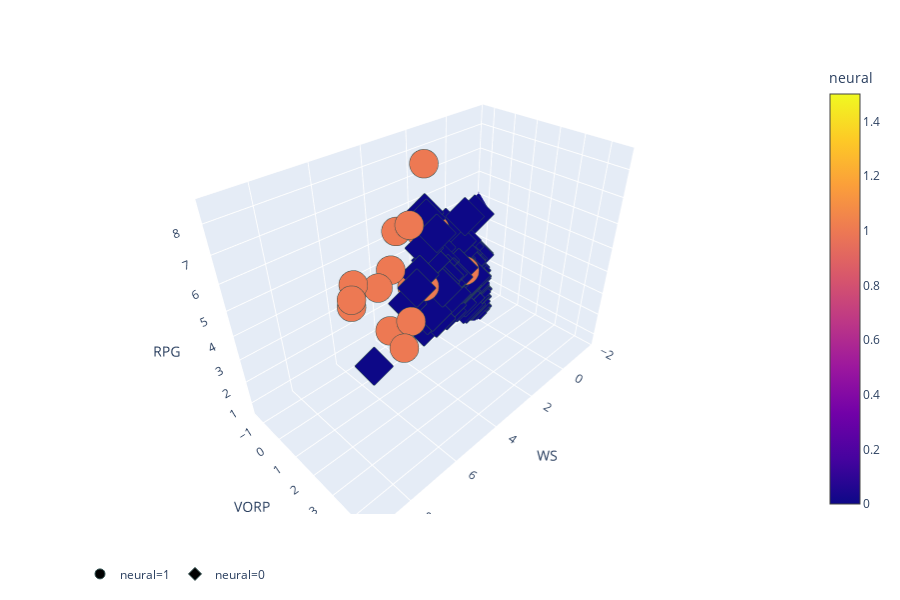

Notebook code for this chart:
### Code cell
fig = px.scatter_3d(test_master_w_predictions, x='WS', y='VORP', z='RPG',
            color='neural', 
            hover_name='Player_name', 
            hover_data=['USG%', 'PER', 'MP', 'VORP', 'Age'], 
            symbol='neural')
fig.update_traces(marker=dict(size=10,
                              line=dict(width=1,
                                        color='DarkSlateGrey')),
                  selector=dict(mode='markers'))

# fig.update_layout(scene=dict(xaxis=dict(range=[-15,10],),))
fig.update_layout(legend_orientation="h")
fig.show()
# plotly.offline.plot(fig, filename='html_files/aggregated_nn_ws_vorp_MP.html')

### Figure 1 — Plotly figure (JSON) as saved in the notebook; plotly's stock layout.template omitted (floating-point values rounded to 4 significant figures; data arrays with more than 128 entries replaced by an {"elided": "..."} marker saying what was removed)
{"data": [{"customdata": [[15.8, 17.9, 1913, 2.4, 21], [15.9, 18.5, 2096, 2.4, 20], [24.5, 18.1, 2546, 2, 21], [23.8, 14, 2314, 0.2, 23], [25.1, 17.1, 1682, 0, 21], [31.6, 17.2, 2598, 1.7, 22], [22.1, 15.1, 2455, 0.8, 20], [22.8, 16.1, 2565, 1.2, 20], [22.1, 17.5, 1810, 0.8, 21], [22.3, 20, 2732, 4.6, 21], [28.6, 14.6, 2730, -0.2, 20], [17.6, 19.2, 1064, 0.8, 23], [18.7, 13.7, 1761, 0.4, 22], [18.6, 18.6, 1193, 1.1, 23], [24.3, 17.4, 2164, 1.2, 21], [26.6, 15.3, 1811, 0.7, 20], [19.5, 18.5, 2541, 2.8, 20]], "hoverlabel": {"namelength": 0}, "hovertemplate": "<b>%{hovertext}</b><br><br>neural=%{marker.color}<br>WS=%{x}<br>VORP=%{customdata[3]}<br>RPG=%{z}<br>USG%=%{customdata[0]}<br>PER=%{customdata[1]}<br>MP=%{customdata[2]}<br>Age=%{customdata[4]}", "hovertext": ["Bam Adebayo", "Jarrett Allen", "De'Aaron Fox", "Kyle Kuzma", "Lauri Markkanen", "Donovan Mitchell", "Jayson Tatum", "Jamal Murray", "Domantas Sabonis", "Ben Simmons", "Devin Booker", "Montrezl Harrell", "Rondae Hollis-Jefferson", "Richaun Holmes", "Kristaps Porzingis", "D'Angelo Russell", "Myles Turner"], "legendgroup": "neural=1", "marker": {"color": [1, 1, 1, 1, 1, 1, 1, 1, 1, 1, 1, 1, 1, 1, 1, 1, 1], "coloraxis": "coloraxis", "line": {"color": "DarkSlateGrey", "width": 1}, "size": 10, "symbol": "circle"}, "mode": "markers", "name": "neural=1", "scene": "scene", "showlegend": true, "type": "scatter3d", "x": [6.8, 7.6, 5.6, 3.1, 2.7, 5, 5, 5.5, 4.7, 9.2, 2, 4.1, 2.6, 3.8, 4.5, 1.3, 8], "y": [2.4, 2.4, 2, 0.2, 0, 1.7, 0.8, 1.2, 0.8, 4.6, -0.2, 0.8, 0.4, 1.1, 1.2, 0.7, 2.8], "z": [6.5, 7, 3.3, 5.9, 8.2, 3.9, 5.5, 3.5, 6.8, 8.5, 3.5, 4.4, 5.9, 4.4, 7.1, 3.7, 6.7]}, {"customdata": {"elided": "113x5 float values"}, "hoverlabel": {"namelength": 0}, "hovertemplate": "<b>%{hovertext}</b><br><br>neural=%{marker.color}<br>WS=%{x}<br>VORP=%{customdata[3]}<br>RPG=%{z}<br>USG%=%{customdata[0]}<br>PER=%{customdata[1]}<br>MP=%{customdata[2]}<br>Age=%{customdata[4]}", "hovertext": ["Kadeem Allen", "Ike Anigbogu", "OG Anunoby", "Dwayne Bacon", "Lonzo Ball", "Jordan Bell", "Jaron Blossomgame", "Jonah Bolden", "Tony Bradley", "Dillon Brooks", "Sterling Brown", "Zach Collins", "Tyler Dorsey", "Tyler Dorsey", "Damyean Dotson", "Jawun Evans", "Jawun Evans", "Terrance Ferguson", "Markelle Fultz", "Harry Giles", "Josh Hart", "Isaiah Hartenstein", "Jonathan Isaac", "Wesley Iwundu", "Frank Jackson", "Josh Jackson", "Justin Jackson", "Justin Jackson", "Luke Kennard", "T.J. Leaf", "Tyler Lydon", "Frank Mason", "Malik Monk", "Monte Morris", "Frank Ntilikina", "Semi Ojeleye", "Justin Patton", "Ivan Rabb", "Davon Reed", "Dennis Smith", "Dennis Smith", "Edmond Sumner", "Caleb Swanigan", "Caleb Swanigan", "Sindarius Thornwell", "Derrick White", "D.J. Wilson", "Wade Baldwin", "Malik Beasley", "DeAndre' Bembry", "Dragan Bender", "Joel Bolomboy", "Malcolm Brogdon", "Jaylen Brown", "Marquese Chriss", "Deyonta Davis", "Cheick Diallo", "Kris Dunn", "Henry Ellenson", "Daniel Hamilton", "Buddy Hield", "Brandon Ingram", "Damian Jones", "Furkan Korkmaz", "Jake Layman", "Caris LeVert", "Thon Maker", "Patrick McCaw", "Dejounte Murray", "Abdel Nader", "Georges Niang", "Chinanu Onuaku", "Marcus Paige", "Zhou Qi", "Pascal Siakam", "Tyler Ulis", "Denzel Valentine", "Tyrone Wallace", "Taurean Waller-Prince", "Isaiah Whitehead", "Guerschon Yabusele", "Paul Zipser", "Ante Žižić", "Ivica Zubac", "Willie Cauley-Stein", "Rakeem Christmas", "Pat Connaughton", "Sam Dekker", "Jerian Grant", "Andrew Harrison", "Willy Hernangomez", "Mario Hezonja", "Darrun Hilliard", "R.J. Hunter", "Stanley Johnson", "Tyus Jones", "Frank Kaminsky", "Kevon Looney", "Trey Lyles", "Jarell Martin", "Jordan Mickey", "Emmanuel Mudiay", "Larry Nance", "Jahlil Okafor", "Kelly Oubre", "Bobby Portis", "Norman Powell", "Josh Richardson", "Terry Rozier", "Rashad Vaughn", "Justise Winslow", "Delon Wright", "Joe Young"], "legendgroup": "neural=0", "marker": {"color": [0, 0, 0, 0, 0, 0, 0, 0, 0, 0, 0, 0, 0, 0, 0, 0, 0, 0, 0, 0, 0, 0, 0, 0, 0, 0, 0, 0, 0, 0, 0, 0, 0, 0, 0, 0, 0, 0, 0, 0, 0, 0, 0, 0, 0, 0, 0, 0, 0, 0, 0, 0, 0, 0, 0, 0, 0, 0, 0, 0, 0, 0, 0, 0, 0, 0, 0, 0, 0, 0, 0, 0, 0, 0, 0, 0, 0, 0, 0, 0, 0, 0, 0, 0, 0, 0, 0, 0, 0, 0, 0, 0, 0, 0, 0, 0, 0, 0, 0, 0, 0, 0, 0, 0, 0, 0, 0, 0, 0, 0, 0, 0, 0], "coloraxis": "coloraxis", "line": {"color": "DarkSlateGrey", "width": 1}, "size": 10, "symbol": "diamond"}, "mode": "markers", "name": "neural=0", "scene": "scene", "showlegend": true, "type": "scatter3d", "x": [1, -0.1, 2, 1.2, 1.6, 1.6, 0.3, 1.4, 0.1, 0, 2.1, 2.9, -0.1, 0.7, 1.5, -0.2, 0, 2.8, 0.3, 1, 2.1, 0.5, 4, 1.9, 0.4, -1.7, 1.6, 1.3, 2.5, 1.6, 0.2, 0.3, 0.3, 6.2, -0.8, 0.7, 0, 2.1, 0.1, 0.2, -0.2, 0.1, -0.3, 0, 0, 3.6, 1.7, 0.3, 0.3, -0.4, 0.1, 0.1, 2.7, 4.5, 0.7, 2.7, 1.9, 0.9, 0.1, 0.1, 2.8, 2.8, 0.1, 0, -0.1, 2.3, 1.5, 0.6, 3.2, -0.1, 0, -0.1, 0, -0.3, 4.7, -0.2, 2.5, 0.7, 2, -0.1, 0.6, -0.6, 1, 1, 2.9, 0.5, 0.6, 3.1, 2.5, 1.6, 3.4, -0.7, -0.2, 0, 0.4, 1.5, 2.3, 1.4, 0.8, 0.6, 0.1, 0.2, 3.5, 1.2, 2, 2.4, 2.8, 2.2, 1.4, 0, -0.1, 1.1, -0.1], "y": [0.1, 0, 0.3, -0.3, 0.9, 0.3, -0.3, 0.5, 0, -0.3, 0.1, 0.7, -0.3, 0, -0.2, -0.1, 0, 0, -0.1, 0, 0.6, 0.1, 1.1, -0.2, -0.9, -1.4, 0.1, 0.1, 0.2, 0.1, 0, -0.3, -0.6, 1.1, -0.8, -0.3, 0, 0.2, 0, -0.1, -0.1, -0.1, -0.3, 0, -0.2, 1.3, 0.1, 0, -0.5, -0.3, -0.4, -0.1, 0.2, 1, 0, 0.3, -0.2, 0.7, -0.4, 0, 0.9, 0.4, -0.1, -0.1, -0.1, 0.7, -0.2, -0.3, 1.4, -0.5, 0, -0.1, 0, -0.2, 1.7, -1.3, 0.8, 0, 0.8, -0.2, 0.1, -0.8, 0.1, 0, 0.3, -0.1, 0, 0.3, 0.4, -0.2, 0.7, -0.9, -0.4, 0, 0, 0, 0.2, 0.3, -0.3, -0.6, -0.1, -0.6, 1.4, -0.4, -0.1, -0.3, 0.2, 0.9, -0.2, -0.3, -0.1, 0.4, -0.2], "z": [1.7, 0.9, 2.7, 2.2, 6.2, 3.1, 3.6, 3.8, 2.2, 2.9, 2.9, 3.8, 2.3, 2.3, 3, 1.7, 1.7, 1.4, 3.4, 3.8, 3.9, 1.7, 5, 2.5, 2.2, 4.5, 2.7, 2.7, 2.6, 1.9, 0.7, 1.9, 1.5, 2.3, 2.2, 1.9, 1.5, 4.3, 1.5, 3.4, 3.4, 1, 2.5, 2.5, 1.3, 3.3, 3.3, 1.2, 1.7, 3.3, 3.8, 1.5, 3.5, 4, 4.5, 3.2, 4.6, 3.3, 2.5, 2.1, 4, 4.7, 2.3, 1.9, 1.8, 3.6, 2.8, 1.5, 4.2, 1.7, 1.2, 2.3, 0.8, 1.2, 5.1, 1.7, 4.1, 2.2, 3.8, 2.4, 1.4, 2.6, 4.2, 4.6, 6.4, 1.9, 2.3, 3, 1.9, 2, 5.6, 3, 0.9, 1, 3.4, 1.5, 4, 3.8, 3.9, 3.5, 2, 3.1, 6.5, 5.1, 3.7, 6.2, 2.1, 3.2, 3.6, 1.1, 5.3, 2.8, 1]}], "layout": {"coloraxis": {"colorbar": {"title": {"text": "neural"}}, "colorscale": [[0, "#0d0887"], [0.1111, "#46039f"], [0.2222, "#7201a8"], [0.3333, "#9c179e"], [0.4444, "#bd3786"], [0.5556, "#d8576b"], [0.6667, "#ed7953"], [0.7778, "#fb9f3a"], [0.8889, "#fdca26"], [1, "#f0f921"]]}, "height": 600, "legend": {"orientation": "h", "tracegroupgap": 0}, "margin": {"t": 60}, "scene": {"domain": {"x": [0, 0.98], "y": [0, 1]}, "xaxis": {"title": {"text": "WS"}}, "yaxis": {"title": {"text": "VORP"}}, "zaxis": {"title": {"text": "RPG"}}}}}
